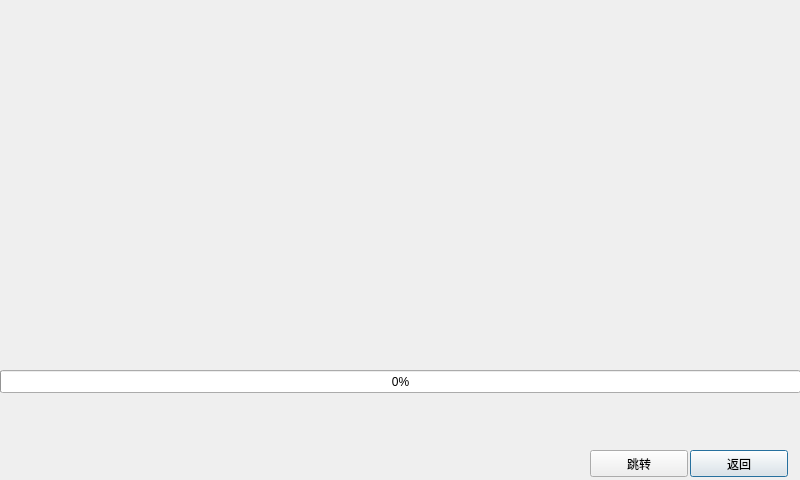
<?xml version="1.0" encoding="UTF-8"?>
<ui version="4.0">
 <class>welcome</class>
 <widget class="QDialog" name="welcome">
  <property name="geometry">
   <rect>
    <x>0</x>
    <y>0</y>
    <width>800</width>
    <height>480</height>
   </rect>
  </property>
  <property name="windowTitle">
   <string>Dialog</string>
  </property>
  <widget class="QLabel" name="label">
   <property name="geometry">
    <rect>
     <x>0</x>
     <y>0</y>
     <width>800</width>
     <height>480</height>
    </rect>
   </property>
   <property name="styleSheet">
    <string notr="true">background-image: url(:/2201.jpg);</string>
   </property>
   <property name="text">
    <string/>
   </property>
  </widget>
  <widget class="QProgressBar" name="progressBar">
   <property name="geometry">
    <rect>
     <x>0</x>
     <y>370</y>
     <width>801</width>
     <height>23</height>
    </rect>
   </property>
   <property name="value">
    <number>0</number>
   </property>
  </widget>
  <widget class="QLabel" name="label_2">
   <property name="geometry">
    <rect>
     <x>20</x>
     <y>410</y>
     <width>131</width>
     <height>17</height>
    </rect>
   </property>
   <property name="text">
    <string/>
   </property>
  </widget>
  <widget class="QPushButton" name="pushButton">
   <property name="geometry">
    <rect>
     <x>690</x>
     <y>450</y>
     <width>98</width>
     <height>27</height>
    </rect>
   </property>
   <property name="text">
    <string>返回</string>
   </property>
  </widget>
  <widget class="QPushButton" name="pushButton_2">
   <property name="geometry">
    <rect>
     <x>590</x>
     <y>450</y>
     <width>98</width>
     <height>27</height>
    </rect>
   </property>
   <property name="text">
    <string>跳转</string>
   </property>
  </widget>
 </widget>
 <resources/>
 <connections/>
</ui>
